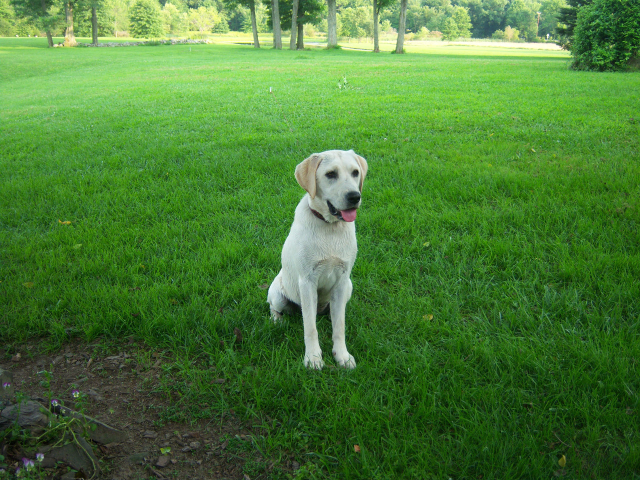
#> input picture nbs/images/labrador.jpg, 1280 x 960 px (shown at 1/2 size)
$ jupyter execute --allow-errors data.photo.ipynb   (shell and % lines are left out)
#> lines starting #> are read from the running program, lines starting #| are printed output that depends on the picture
### pymemri/data/itembase.py
import uuid
from datetime import datetime
from typing import (
    Dict,
    ForwardRef,
    Generic,
    Iterable,
    List,
    Optional,
    Tuple,
    TypeVar,
    Union,
)

from loguru import logger

from ..imports import *

ALL_EDGES = "allEdges"
SOURCE, TARGET, TYPE, EDGE_TYPE, LABEL, SEQUENCE = (
    "_source",
    "_target",
    "_type",
    "_type",
    "label",
    "sequence",
)


# typing utils for python 3.7
def get_args(type_annotation):
    return getattr(type_annotation, "__args__", tuple())


def get_origin(type_annotation):
    return getattr(type_annotation, "__origin__", None)


class Edge:
    """Edges makes a link between two `ItemBase` Items. You won't use this class a lot in practice, as edges are
    abstracted away for normal users. When items are retrieved from the database, the edges are parsed automatically.
    When you add an edge between to items within pymemri, you will often use `ItemBase.add_edge`"""

    # [23 lines left out: functions __init__, from_json, not called in this run]

    def __repr__(self):
        return f"{self.source} --{self._type}-> {self.target}"

    def update(self, api):
        if self.created:
            api.create_edges([self])

    # [19 lines left out: functions __eq__, traverse, not called in this run]


T = TypeVar("T")


def check_target_type(fn):
    """
    Decorator to perform type check the target type of the first argument, or list of arguments.
    """

    # [27 lines left out: function _check_type_wrapper, not called in this run]

    return _check_type_wrapper


class EdgeList(list, Generic[T]):
    # [17 lines left out: function __init__, not called in this run]

    @property
    def targets(self) -> List["Item"]:
        return [edge.target for edge in self]

    # Wrap all append, extend and add methods
    @check_target_type
    def append(self, item: Edge) -> None:
        return super().append(item)

    @check_target_type
    def extend(self, other: Iterable[Edge]) -> None:
        return super().extend(other)

    @check_target_type
    def __add__(self, other: Iterable[Edge]) -> "EdgeList":
        return super().__add__(other)

    @check_target_type
    def __iadd__(self, other: Iterable[Edge]) -> "EdgeList":
        return super().__iadd__(other)

    # [31 lines left out: functions __setitem__, insert, not called in this run]


class ItemBase:
    """Provides a base class for all items.
    All items in the schema inherit from this class, and it provides some
    basic functionality for consistency and to enable easier usage."""

    properties: List[str] = list()
    edges: List[str] = list()

    # [16 lines left out: functions __init__, __setattr__, not called in this run]

    @property
    def _updated_properties(self):
        return set(self._original_properties.keys())

    def __getattribute__(self, name):
        val = object.__getattribute__(self, name)
        if name in object.__getattribute__(self, "edges"):
            if isinstance(val, Edge):
                return val.traverse(start=self)
            if isinstance(val, EdgeList):
                return [edge.traverse(start=self) for edge in val]
        return val

    # [24 lines left out: functions reset_local_sync_state, add_edge, is_expanded, not called in this run]

    def get_edges(self, name):
        return object.__getattribute__(self, name)

    def get_all_edges(self):
        return [e for attr in self.__dict__.values() if self.attr_is_edge(attr) for e in attr]

    def get_all_edge_names(self):
        return [k for k, v in self.__dict__.items() if self.attr_is_edge(v)]

    def get_property_names(self):
        return [k for k, v in self.__dict__.items() if not type(v) == list]

    @staticmethod
    def attr_is_edge(attr):
        return isinstance(attr, list) and len(attr) > 0 and isinstance(attr[0], Edge)

    # [11 lines left out: function update, not called in this run]

    def exists(self, api):
        return api.exists(self.id) if self.id else None

    def create_id_if_not_exists(self):
        if self.id is None:
            self.id = uuid.uuid4().hex

    def store(self, client: "PodClient"):
        return client.add_to_store(self)

    # [22 lines left out: functions __repr__, from_data, not called in this run]


class Item(ItemBase):
    """Item is the baseclass for all of the data classes."""

    properties = [
        "dateCreated",
        "dateModified",
        "dateServerModified",
        "deleted",
        "externalId",
        "itemDescription",
        "starred",
        "version",
        "id",
        "importJson",
        "pluginClass",
        "isMock",
    ]
    edges = ["label"]

    DATE_PROPERTIES = ["dateCreated", "dateModified", "dateServerModified"]

    # [41 lines left out: functions __init__, parse_json, not called in this run]

    @classmethod
    def parse_properties(self, cls, json):
        return {p: json.get(p, None) for p in cls.properties}

    # [75 lines left out: functions parse_edges, get_property_types, get_edge_types, not called in this run]

    @classmethod
    def remove_prefix(s, prefix="~"):
        return s[1:] if s[0] == "`" else s

    # [37 lines left out: functions from_json, _get_schema_type, to_json, not called in this run]

### nbs/data.photo.ipynb
[cell 1]
# default_exp data.photo

[cell 2]
# export
from pymemri.data.itembase import Item, EdgeList
from pymemri.data._central_schema import File
from pymemri.data.basic import *
from matplotlib.pyplot import imshow
from matplotlib import patches
from matplotlib.collections import PatchCollection
from numpy.linalg import norm
from hashlib import sha256
import matplotlib.pyplot as plt
import math
import numpy as np
import io
from PIL import Image
from hashlib import sha256
from typing import Any

# Photo

[cell 3]
# export
DEFAULT_ENCODING = "PNG"

[cell 4]
# export
def show_images(images, cols = 3, titles = None):
    image_list = [x.data for x in images] if isinstance(images[0], Photo) else images
    assert((titles is None) or (len(image_list) == len(titles)))
    n_images = len(image_list)
    if titles is None: titles = ["" for i in range(1,n_images + 1)]
    fig = plt.figure()
    for n, (image, title) in enumerate(zip(image_list, titles)):
        a = fig.add_subplot(int(np.ceil(n_images/float(cols))), cols , n + 1)
        a.axis('off')
        if image.ndim == 2:
            plt.gray()
        plt.imshow(image[:,:,::-1])
        a.set_title(title)
    fig.set_size_inches(np.array(fig.get_size_inches()) * n_images)
    plt.show()

[cell 5]
# export
class Photo(Item):

    properties = Item.properties + ["width", "height", "channels", "encoding", "mode"]
    edges = Item.edges + ["file"]

    def __init__(
        self,
        data: Any = None,
        includes: Any = None,  # TODO
        thumbnail: Any = None,  # TODO
        height: int = None,
        width: int = None,
        channels: int = None,
        encoding: str = None,
        mode: str = None,
        file: EdgeList[File] = None,
        _file_created: bool = False,
        **kwargs
    ):
        super().__init__(**kwargs)
        self.private = ["data", "embedding", "path"]  # TODO
        self.height = height
        self.width = width
        self.channels = channels
        self.encoding = encoding
        self.mode = mode
        self.data = data
        self._file_created = _file_created

        self.file = EdgeList("file", "File", file)

    def show(self):
        fig, ax = plt.subplots(1)
        fig.set_figheight(15)
        fig.set_figwidth(15)
        ax.axis("off")
        imshow(self.data[:, :, ::-1])
        fig.set_size_inches((6, 6))
        plt.show()

    @property
    def size(self):
        return self.width, self.height

    @classmethod
    def from_data(cls, *args, **kwargs):
        res = super().from_data(*args, **kwargs)
        if res.file:
            res.file[0]  # TODO
        return res

    @classmethod
    def from_path(cls, path, size=None):
#> called with path = 'images/labrador.jpg'
        pil_image = Image.open(path)
#> pil_image is the input picture: PIL image 1280x960 RGB; mean R, G, B 74.9, 123.1, 54.1
        encoding, mode, shape = cls.infer_PIL_metadata(pil_image)
#> encoding = 'JPEG'; mode = 'RGB'; shape = (1280, 960, 1)
        w, h, c = shape
#> w = 1280; h = 960; c = 1
        _bytes = cls.PIL_to_bytes(pil_image, encoding)

        res = cls(
            data=_bytes, height=h, width=w, channels=c, encoding=encoding, mode=mode
        )
        file = File.from_data(sha256=sha256(_bytes).hexdigest())
        res.add_edge("file", file)
        return res

    @classmethod
    def from_np(cls, data, size=None, *args, **kwargs):
        pil_image = Image.fromarray(data)
        if size is not None:
            pil_image = pil_image.resize(size)
        encoding, mode, shape = cls.infer_PIL_metadata(pil_image)
        w, h, c = shape
        _bytes = cls.PIL_to_bytes(pil_image, encoding)

        res = cls(
            data=_bytes, height=h, width=w, channels=c, encoding=encoding, mode=mode
        )
        file = File.from_data(sha256=sha256(_bytes).hexdigest())
        res.add_edge("file", file)
        return res

    @classmethod
    def from_bytes(cls, _bytes):
        image_stream = io.BytesIO(_bytes)
        pil_image = Image.open(image_stream)
        encoding, mode, shape = cls.infer_PIL_metadata(pil_image)
#> encoding = 'JPEG'; mode = 'RGB'; shape = (1280, 960, 1)
        w, h, c = shape
#> w = 1280; h = 960; c = 1

        res = cls(
            data=_bytes, height=h, width=w, channels=c, encoding=encoding, mode=mode
        )
        file = File.from_data(sha256=sha256(_bytes).hexdigest())
        res.add_edge("file", file)
        return res

    @staticmethod
    def PIL_to_bytes(pil_image, encoding):
        byte_io = io.BytesIO()
        pil_image.save(byte_io, encoding)
        return byte_io.getvalue()

    @staticmethod
    def infer_PIL_metadata(pil_image):
        encoding = pil_image.format or DEFAULT_ENCODING
        mode = pil_image.mode
        size = pil_image.size
        if len(size) == 3:
            w, h, c = size
        if len(size) == 2:
            w, h = size
            c = 1
        else:
            raise Error
        return encoding, mode, (w, h, c)

    def to_PIL(self):
        if self.data is None:
            raise ValueError("Photo object has no data")

        return Image.open(io.BytesIO(self.data))

    def to_np(self):
        pil_img = self.to_PIL()
        return np.asarray(pil_img)

#> (a cell that did not finish here is left out)

[cell 7]
with open("images/labrador.jpg", "rb") as f:
    b = f.read()

#> (the rest of this cell did not finish here and is left out)

[cell 8]
np_image = np.asarray(Image.open("images/labrador.jpg"))
#> (the rest of this cell did not finish here and is left out)

#> in from_np, `encoding, mode, shape = cls.infer_PIL_metadata(pil_image)`: encoding = 'PNG'; mode = 'RGB'; shape = (1280, 960, 1)
#> in from_np, `w, h, c = shape`: w = 1280; h = 960; c = 1

assert photo_np.encoding == DEFAULT_ENCODING
assert photo_np.mode == "RGB"

[cell 9]
grayscale_img = np.uint8(np.random.random([500, 500]) * 255)
#> (the rest of this cell did not finish here and is left out)

#> in from_np (call 2), `pil_image = Image.fromarray(data)`:
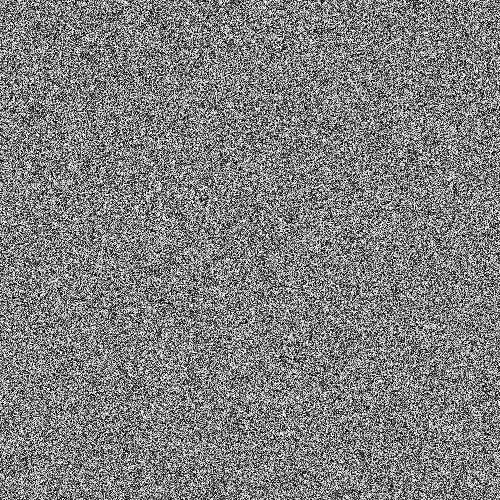
#> pil_image: PIL image 500x500 L; min 0, max 254, mean 127.1
#> in from_np (call 2), `encoding, mode, shape = cls.infer_PIL_metadata(pil_image)`: mode = 'L'; shape = (500, 500, 1)
#> in from_np (call 2), `w, h, c = shape`: w = 500
